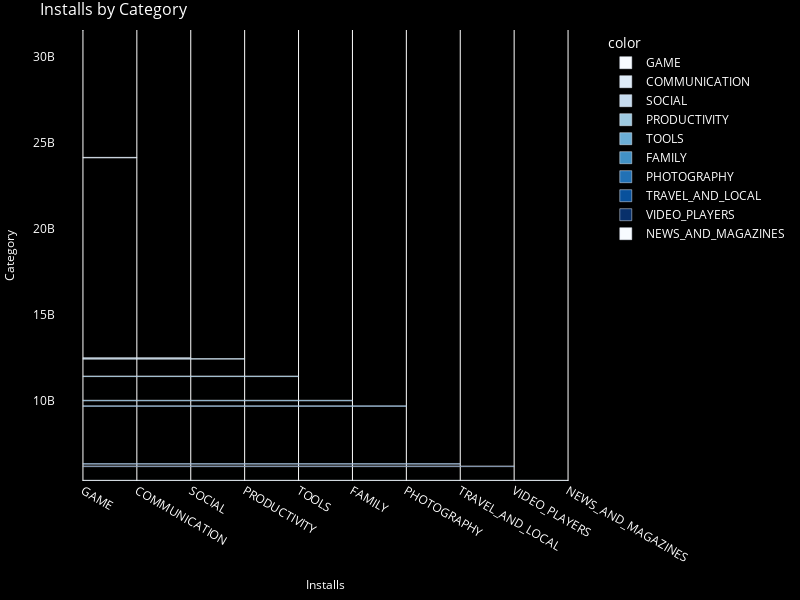

Notebook source saved alongside this figure:
### Code cell
#Figure 5
installs_by_category=apps_df.groupby('Category')['Installs'].sum().nlargest(10)
fig5=px.bar(
    x=installs_by_category.index,
    y=installs_by_category.values,
    orientation='h',
    labels={'x':'Installs','y':'Category'},
    title='Installs by Category',
    color=installs_by_category.index,
    color_discrete_sequence=px.colors.sequential.Blues,
    width=plot_width,
    height=plot_height,
)
fig5.update_layout(
    plot_bgcolor='black',
    paper_bgcolor='black',
    font_color='white',
    title_font={'size':16},
    xaxis=dict(title_font={'size':12}),
    yaxis=dict(title_font={'size':12}),
    margin=dict(l=10,r=10,t=30,b=10)
)
fig5.show()
save_plot_as_html(fig5,"Installs Graph 5.html","The categories with the most installs are social and communication apps, reflecting their broad appeal and daily usage")

### Figure 1 — Plotly figure (JSON) as saved in the notebook; plotly's stock layout.template omitted (floating-point values rounded to 4 significant figures)
{"data": [{"alignmentgroup": "True", "hovertemplate": "color=GAME<br>Installs=%{x}<br>Category=%{y}<extra></extra>", "legendgroup": "GAME", "marker": {"color": "rgb(247,251,255)", "pattern": {"shape": ""}}, "name": "GAME", "offsetgroup": "GAME", "orientation": "h", "showlegend": true, "textposition": "auto", "type": "bar", "x": ["GAME"], "xaxis": "x", "y": [31543862717], "yaxis": "y"}, {"alignmentgroup": "True", "hovertemplate": "color=COMMUNICATION<br>Installs=%{x}<br>Category=%{y}<extra></extra>", "legendgroup": "COMMUNICATION", "marker": {"color": "rgb(222,235,247)", "pattern": {"shape": ""}}, "name": "COMMUNICATION", "offsetgroup": "COMMUNICATION", "orientation": "h", "showlegend": true, "textposition": "auto", "type": "bar", "x": ["COMMUNICATION"], "xaxis": "x", "y": [24152241530], "yaxis": "y"}, {"alignmentgroup": "True", "hovertemplate": "color=SOCIAL<br>Installs=%{x}<br>Category=%{y}<extra></extra>", "legendgroup": "SOCIAL", "marker": {"color": "rgb(198,219,239)", "pattern": {"shape": ""}}, "name": "SOCIAL", "offsetgroup": "SOCIAL", "orientation": "h", "showlegend": true, "textposition": "auto", "type": "bar", "x": ["SOCIAL"], "xaxis": "x", "y": [12513841475], "yaxis": "y"}, {"alignmentgroup": "True", "hovertemplate": "color=PRODUCTIVITY<br>Installs=%{x}<br>Category=%{y}<extra></extra>", "legendgroup": "PRODUCTIVITY", "marker": {"color": "rgb(158,202,225)", "pattern": {"shape": ""}}, "name": "PRODUCTIVITY", "offsetgroup": "PRODUCTIVITY", "orientation": "h", "showlegend": true, "textposition": "auto", "type": "bar", "x": ["PRODUCTIVITY"], "xaxis": "x", "y": [12463070180], "yaxis": "y"}, {"alignmentgroup": "True", "hovertemplate": "color=TOOLS<br>Installs=%{x}<br>Category=%{y}<extra></extra>", "legendgroup": "TOOLS", "marker": {"color": "rgb(107,174,214)", "pattern": {"shape": ""}}, "name": "TOOLS", "offsetgroup": "TOOLS", "orientation": "h", "showlegend": true, "textposition": "auto", "type": "bar", "x": ["TOOLS"], "xaxis": "x", "y": [11450724500], "yaxis": "y"}, {"alignmentgroup": "True", "hovertemplate": "color=FAMILY<br>Installs=%{x}<br>Category=%{y}<extra></extra>", "legendgroup": "FAMILY", "marker": {"color": "rgb(66,146,198)", "pattern": {"shape": ""}}, "name": "FAMILY", "offsetgroup": "FAMILY", "orientation": "h", "showlegend": true, "textposition": "auto", "type": "bar", "x": ["FAMILY"], "xaxis": "x", "y": [10041130590], "yaxis": "y"}, {"alignmentgroup": "True", "hovertemplate": "color=PHOTOGRAPHY<br>Installs=%{x}<br>Category=%{y}<extra></extra>", "legendgroup": "PHOTOGRAPHY", "marker": {"color": "rgb(33,113,181)", "pattern": {"shape": ""}}, "name": "PHOTOGRAPHY", "offsetgroup": "PHOTOGRAPHY", "orientation": "h", "showlegend": true, "textposition": "auto", "type": "bar", "x": ["PHOTOGRAPHY"], "xaxis": "x", "y": [9721243130], "yaxis": "y"}, {"alignmentgroup": "True", "hovertemplate": "color=TRAVEL_AND_LOCAL<br>Installs=%{x}<br>Category=%{y}<extra></extra>", "legendgroup": "TRAVEL_AND_LOCAL", "marker": {"color": "rgb(8,81,156)", "pattern": {"shape": ""}}, "name": "TRAVEL_AND_LOCAL", "offsetgroup": "TRAVEL_AND_LOCAL", "orientation": "h", "showlegend": true, "textposition": "auto", "type": "bar", "x": ["TRAVEL_AND_LOCAL"], "xaxis": "x", "y": [6361859300], "yaxis": "y"}, {"alignmentgroup": "True", "hovertemplate": "color=VIDEO_PLAYERS<br>Installs=%{x}<br>Category=%{y}<extra></extra>", "legendgroup": "VIDEO_PLAYERS", "marker": {"color": "rgb(8,48,107)", "pattern": {"shape": ""}}, "name": "VIDEO_PLAYERS", "offsetgroup": "VIDEO_PLAYERS", "orientation": "h", "showlegend": true, "textposition": "auto", "type": "bar", "x": ["VIDEO_PLAYERS"], "xaxis": "x", "y": [6221897200], "yaxis": "y"}, {"alignmentgroup": "True", "hovertemplate": "color=NEWS_AND_MAGAZINES<br>Installs=%{x}<br>Category=%{y}<extra></extra>", "legendgroup": "NEWS_AND_MAGAZINES", "marker": {"color": "rgb(247,251,255)", "pattern": {"shape": ""}}, "name": "NEWS_AND_MAGAZINES", "offsetgroup": "NEWS_AND_MAGAZINES", "orientation": "h", "showlegend": true, "textposition": "auto", "type": "bar", "x": ["NEWS_AND_MAGAZINES"], "xaxis": "x", "y": [5393110650], "yaxis": "y"}], "layout": {"barmode": "relative", "font": {"color": "white"}, "height": 600, "legend": {"title": {"text": "color"}, "tracegroupgap": 0}, "margin": {"b": 10, "l": 10, "r": 10, "t": 30}, "paper_bgcolor": "black", "plot_bgcolor": "black", "title": {"font": {"size": 16}, "text": "Installs by Category"}, "width": 800, "xaxis": {"anchor": "y", "domain": [0, 1], "title": {"font": {"size": 12}, "text": "Installs"}}, "yaxis": {"anchor": "x", "domain": [0, 1], "title": {"font": {"size": 12}, "text": "Category"}}}}
